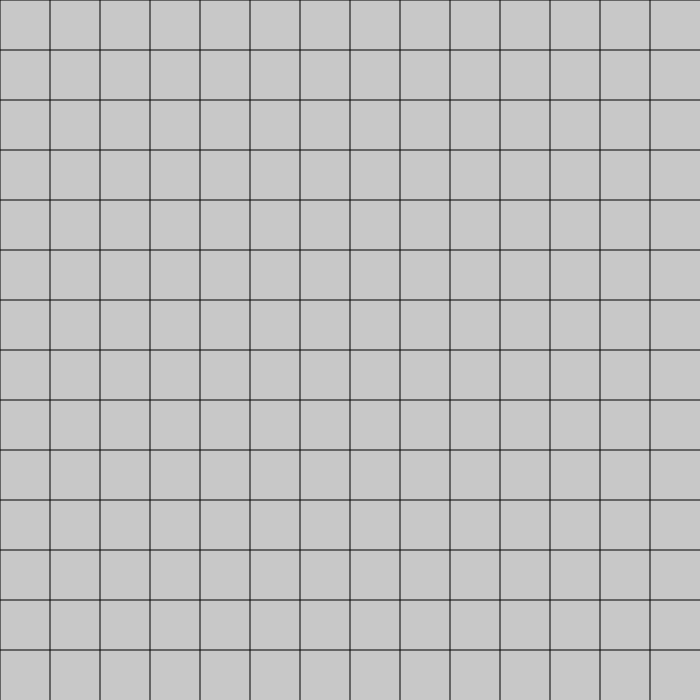
Frame 1 (no input)
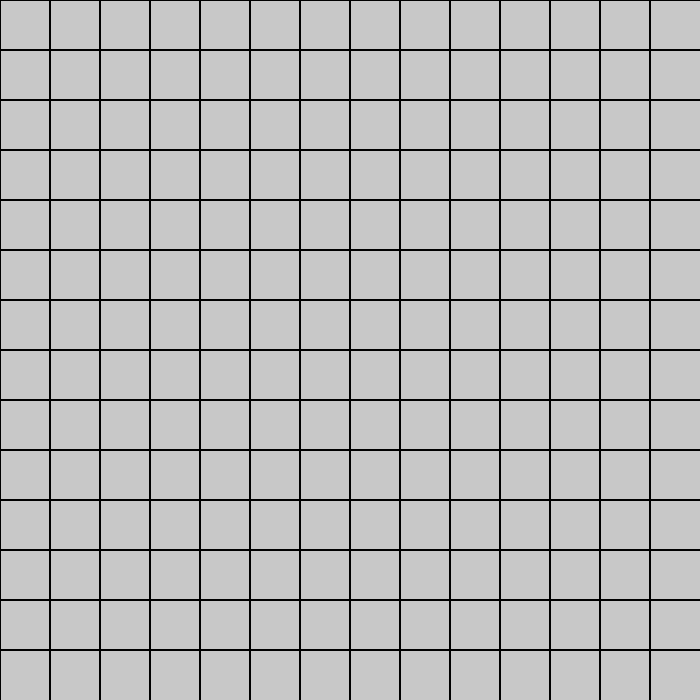
Frame 60 (no input)
Frame 120 (the mouse pressed at the canvas centre since frame 60): identical to frame 60, image omitted

The p5.js sketch that drew these frames (run headless with seeded random() and noise() and a simulated clock; from frame 60 on, the mouse is pressed at the canvas centre):

// p5.js sketch
// ── sketch.js
/*
<><><><><><><><><><><><><><><><><><><><><><><><>
 FOR LOOPS
 _______________________________________________
 FOR LOOP STRUCTURE:
 
 for (initialize; boolean test; increment)
 {
   //statements;
 }
 _______________________________________________
 Reference:
 https://p5js.org/reference/p5/for/
 <><><><><><><><><><><><><><><><><><><><><><><><>
 */

 function setup() 
 {
   createCanvas(700, 700);
   background(200);
 }
 
 function draw() 
 {
   // for loop printing values of i to console
   /*
   for (let i = 1; i <= 10; i = i + 1) 
   {
     print(i);
   }
   */
 
   //for loop drawing vertical lines from left to right
   for (let i = 0; i < width; i = i + 50) 
   {
     line(i, 0, i, height);
   }
 
   //for loop drawing horizontal lines from top to bottom
   for (let i = 0; i < height; i = i + 50) 
   {
     line(0, i, width, i);
   }
 }
